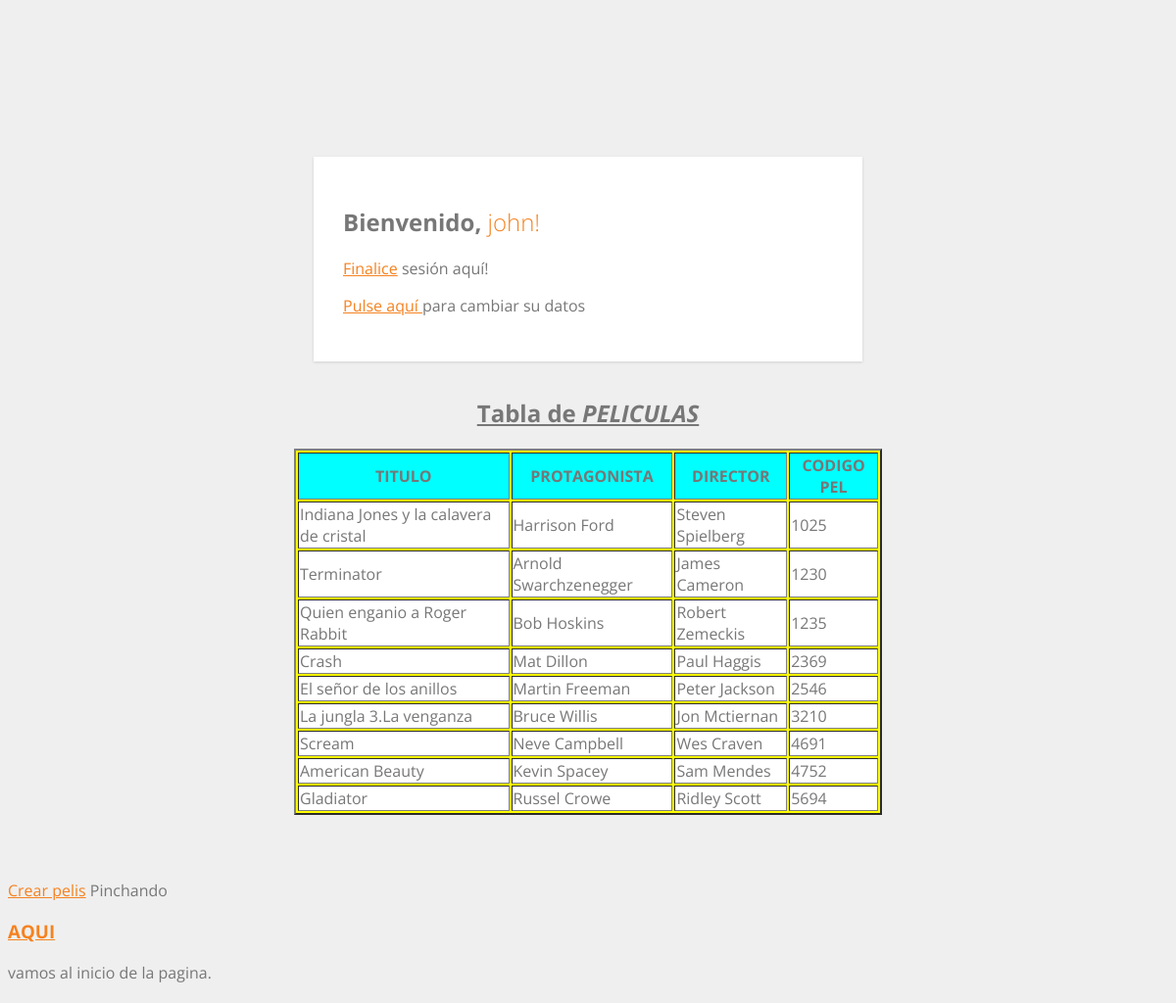
Screenshot of /intropage.php (signed in) with the database file from the repository.
### tables this page shows
CREATE TABLE `peliculas` (
  `codigo_pelicula` varchar(6) NOT NULL,
  `titulo` varchar(40) NOT NULL,
  `director` varchar(30) NOT NULL,
  `protagonista` varchar(100) NOT NULL,
  `fecha_estreno` date NOT NULL,
  `genero` varchar(256) DEFAULT NULL,
  `disponibilidad` tinyint(1) NOT NULL,
  `precio_alquiler` float NOT NULL
);

### intropage.php (the view, shortened to what this page needs)
<?php
if(!isset($_SESSION["session_username"])) {
 header("location:login.php");
} else {
?>
<!DOCTYPE html>
<html lang="es">
<head>
	<link href="css/estilos.css" media="screen" rel="stylesheet">
</head>
<body>
	<div id="welcome">
	 <h2>Bienvenido, <span><?php echo $_SESSION['nombre_usuario'];?>! </span></h2>
	 <p><a href="logout.php">Finalice</a> sesión aquí!</p>
	 <p><a href="editar.php">Pulse aquí </a> para cambiar su datos</p>
	</div>
	 <TABLE border=2 align= center bgcolor= yellow width=600>
<caption> <h2><strong><u> Tabla de <i> PELICULAS </i></u></strong></h2> </caption>
<p><p><p>
<tr bgcolor="aqua">
      <th> TITULO <th> PROTAGONISTA <th> DIRECTOR  <th> CODIGO PEL
<?php
$consulta = "select * from peliculas";
$resultado = mysql_query($consulta);
while ($row=mysql_fetch_assoc($resultado)){
	echo "<tr bgcolor=white><td>".$row['titulo']."</td><td>".$row['protagonista']."</td><td>".$row['director']."</td><td>".$row['codigo_pelicula']."</td></tr>";
}
?>
</table>
<br><br><br>
<a href="newfilms.php">Crear pelis</a>
Pinchando <a href="#inicio pag"> <h3> AQUI </h3> </a> vamos al inicio de la pagina.
</BODY>
</body>
</html>
<?php
}
?>

### css/estilos.css (style rules this page uses)
body { background: #efefef; font-family: 'Open Sans', sans-serif; color: #777; }
a { color: #f58220; font-weight: 400; }
span { font-weight: 300; color: #f58220; }
#welcome { width: 500px; padding: 30px; background: #fff; margin: 160px auto 0; -webkit-box-shadow: 0 1px 3px rgba(0,0,0,.13); -moz-box-shadow: 0 1px 3px rgba(0,0,0,.13); box-shadow: 0 1px 3px rgba(0,0,0,.13); }

### rows the page displays
peliculas: titulo "Indiana Jones y la calavera de cristal", protagonista "Harrison Ford", director "Steven Spielberg", codigo_pelicula "1025"
peliculas: titulo "Terminator", protagonista "Arnold Swarchzenegger", director "James Cameron", codigo_pelicula "1230"
peliculas: titulo "Quien enganio a Roger Rabbit", protagonista "Bob Hoskins", director "Robert Zemeckis", codigo_pelicula "1235"
peliculas: titulo "Crash", protagonista "Mat Dillon", director "Paul Haggis", codigo_pelicula "2369"
peliculas: titulo "El señor de los anillos", protagonista "Martin Freeman", director "Peter Jackson", codigo_pelicula "2546"
peliculas: titulo "La jungla 3.La venganza", protagonista "Bruce Willis", director "Jon Mctiernan", codigo_pelicula "3210"
peliculas: titulo "Scream", protagonista "Neve Campbell", director "Wes Craven", codigo_pelicula "4691"
peliculas: titulo "American Beauty", protagonista "Kevin Spacey", director "Sam Mendes", codigo_pelicula "4752"
peliculas: titulo "Gladiator", protagonista "Russel Crowe", director "Ridley Scott", codigo_pelicula "5694"

### other values shown
$_SESSION['nombre_usuario'] "john"
